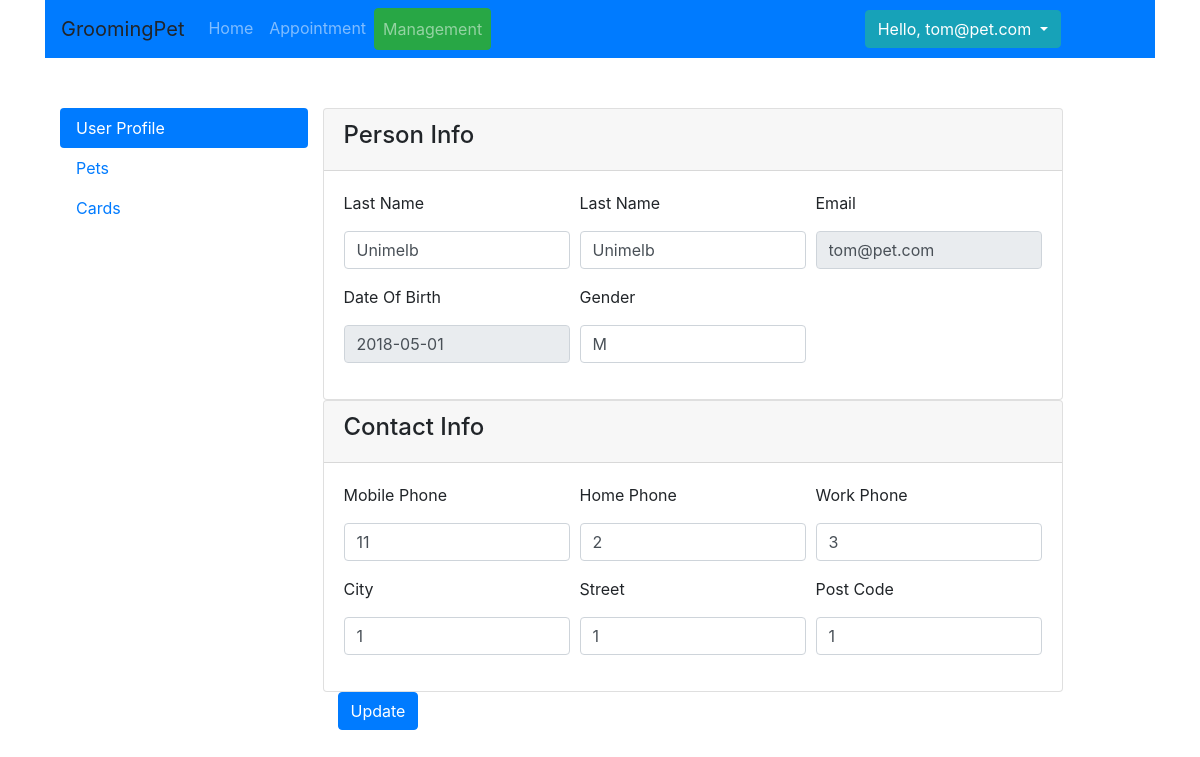
Page /user (signed in) on the earlier database version.
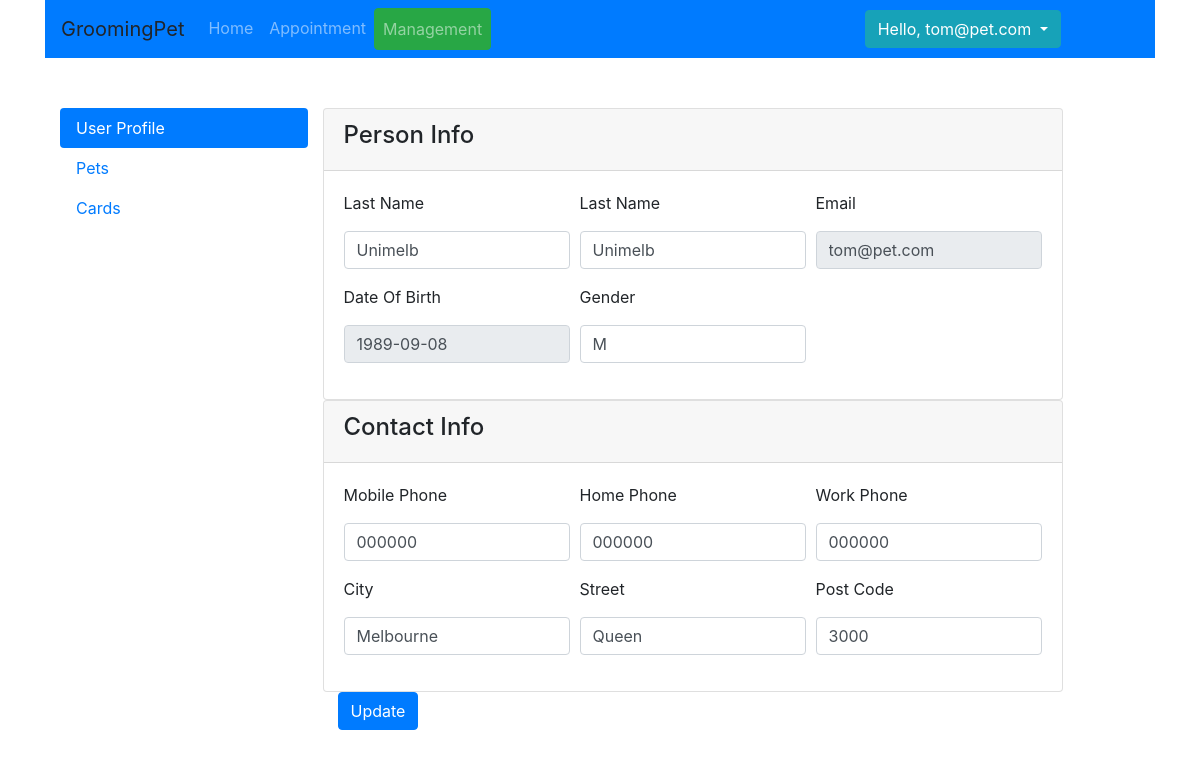
Same page on the later database version.
### app/models.py (models this page shows, shortened)
class User(db.Model):
    __tablename__ = 'user'
    id = db.Column(db.Integer, primary_key=True)
    first_name = db.Column(db.String(20))
    last_name = db.Column(db.String(20))
    email = db.Column(db.String(50))
    password = db.Column(db.String(50))
    dob = db.Column(db.DATE, default=datetime.now)
    gender = db.Column(db.CHAR(1))
    phone = db.Column(db.String(10))
    home_number = db.Column(db.String(10))
    work_number = db.Column(db.String(10))
    address_id = db.Column(db.Integer, db.ForeignKey('address.id'),
                           nullable=False)
    address = db.relationship('Address',
                              backref=db.backref('address', lazy=True))
    active = db.Column(db.BOOLEAN)
    admin = db.Column(db.BOOLEAN)
    register_date = db.Column(db.DATETIME, default=datetime.now)
    def is_admin(self):
        return self.admin

class Address(db.Model):
    __tablename__ = 'address'
    id = db.Column(db.Integer, primary_key=True)
    city = db.Column(db.String(20))
    street = db.Column(db.String(50))
    post_code = db.Column(db.INTEGER)

### app/subapps/home/routing.py (the view, shortened to what this page needs)
@homeRoute.route('/user', methods=['GET', 'POST'])
@login_required
def user_update():
    form = UserProfileForm()
    return render_template('home/user.html', form=form, current_page="user",user_tab="user")

### app/subapps/home/forms.py
class UserProfileForm(Form):
    first_name = StringField('First Name', validators=[DataRequired()])
    last_name = StringField('Last Name', validators=[DataRequired()])
    email = StringField('Email', validators=[DataRequired()])
    phone = StringField('Mobile Phone')
    home_number = StringField('Home Phone')
    work_number = StringField('Work Phone')
    dob = DateField('Date Of Birth', validators=[DataRequired()])
    gender = SelectField('Gender', validators=[DataRequired()],choices=[('M', 'Male'), ('F', 'Female')])
    city = StringField('City', validators=[DataRequired()])
    street = StringField('Street', validators=[DataRequired()])
    post_code = IntegerField("Post Code",validators=[DataRequired()])

### app/manage.py (called while the page is built)
@login_manager.user_loader
def load_user(user_id):
    from app.models import User
    return User.query.filter_by(id=user_id).first()

### run.py (called while the page is built)
@app.before_request
def before_request():
    pass

### app/subapps/home/templates/home/user.html (shortened to what this page needs)
{% extends "home/management_base.html" %}
{% block main_content %}
    {% include "forms/user_profile.html" with context %}
{% endblock %}

### app/templates/base.html (shortened to what this page needs)
<head>
    <link rel="stylesheet" type=text/css href="{{ url_for('static', filename='bootstrap.min.css') }}">
    <link rel="stylesheet" type=text/css href="{{ url_for('static', filename='bootstrap-datepicker3.min.css') }}">
</head>
<body>
<div class="container">
    <nav class="navbar navbar-expand-lg  navbar navbar-dark bg-primary">
        <a class="navbar-brand">GroomingPet</a>
        <div class="collapse navbar-collapse" id="navbarTogglerDemo02">
            <ul class="navbar-nav mr-auto mt-2 mt-lg-0">
                <li class="nav-item ">
                    <a class="nav-link {% if current_page == 'home' %}btn btn-success{% endif %}"
                       href="{{ url_for('homeRoute.index') }} ">Home <span class="sr-only">(current)</span></a>
                </li>
                <li class="nav-item">
                    <a class="nav-link {% if current_page == 'appointment' %}btn btn-success{% endif %}"
                       href="{{ url_for('homeRoute.appointment') }}">Appointment</a>
                </li>
                <li class="nav-item">
                    <a class="nav-link {% if current_page == 'user' %}btn btn-success{% endif %}"
                       href="{{ url_for('homeRoute.user_update') }}">Management</a>
                </li>
            </ul>
            {% if current_user.is_authenticated %}
                <div class="dropdown">
                    <button class="btn btn-info dropdown-toggle" type="button" id="dropdownMenuButton"
                            data-toggle="dropdown" aria-haspopup="true" aria-expanded="false">
                        Hello, {{ current_user.email }}
                    </button>
                </div>
            {% else %}
                <div class="btn-group" role="group" aria-label="Basic example">
                    <a class="btn btn-info" href="{{ url_for('homeRoute.login') }}?next={{ request.path }}"
                       role="button">Login</a>
                    <a class="btn btn-info" href="{{ url_for("homeRoute.register") }}" role="button">Sign Up</a>
                </div>
            {% endif %}
            <div class="col-md-1"></div>
        </div>
    </nav>
    <div class="container">
        {% block content %}<h1>Base Template with css and js</h1>{% endblock %}
    </div>
</div>
</body>

### app/subapps/home/templates/forms/_fields_macro.html (shortened to what this page needs)
{% macro render_string(field, value='', type='text', readonly=None,class='col-sm-8',required=true) -%}
    <div class="{{ class }}">
        <input type="{{ type }}" placeholder="{{ field.name }}" class="form-control"
                {% if readonly %} readonly {% endif %}
               {% if required %} required {% endif %}
               id="id_{{ field.name }}"
               name="{{ field.name }}" value="{{ value|e }}">
    </div>
{% endmacro %}
{% macro render_date(field,value="",class='col-sm-8') -%}
    <div class="{{ class }}">
        <input type="text" value="{{ value }}" readonly class=" form-control {{ field.name }}"
               name="{{ field.name }}" id="id_{{ field.name }}" data-date-format="yyyy-mm-dd ">
    </div>
{% endmacro %}

Differences in the rows shown:
changed User "tom@pet.com": dob "2018-05-01" → "1989-09-08"; phone "11" → "000000"; home_number (not shown) → "000000"; work_number (not shown) → "000000"
now on this page (row edited): Address: city "Melbourne", street "Queen", post_code "3000"
Other differences:
form field home_number: "2" → (not shown)
form field work_number: "3" → (not shown)
form field city: "1" → (not shown)
form field street: "1" → (not shown)
form field post_code: "1" → (not shown)
